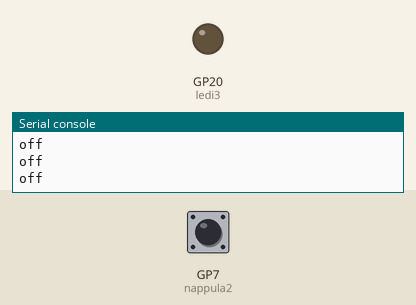
Bench run of a program on a simulated Raspberry Pi Pico running MicroPython. Parts: output pins drawn as LEDs (lit = HIGH), the last lines printed to the serial console. The inputs (shaded band) are chosen by the test bench; at power-on: GP7 (nappula2) HIGH.

Above: at 1.2 s.
1.3 s: GP7 (nappula2) pulled LOW for 0.15 s
At 1.7 s:
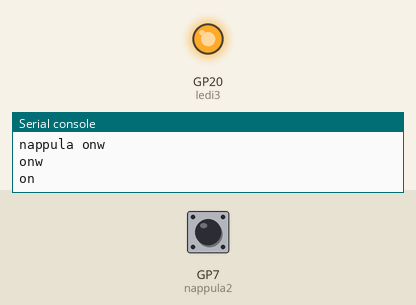
2.9 s: GP7 (nappula2) pulled LOW for 1 s
At 4.5 s:
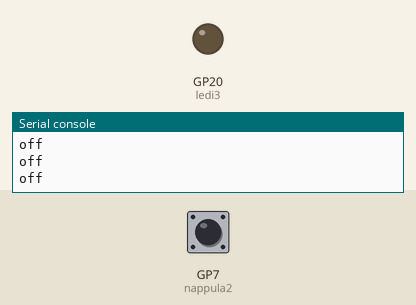
5.4 s: GP7 (nappula2) pulled LOW for 3.2 s
At 6.3 s:
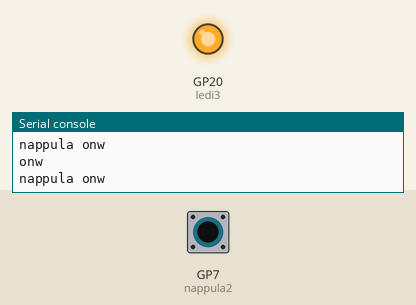
Timing chart, 0 to 8.4 s (numbered marks = the images above; inputs shaded):
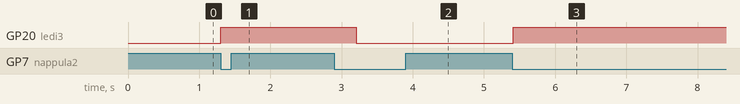

The program:

07_ASM.py
```python
from machine import Pin
import time

ledi3 = Pin(20, Pin.OUT)
nappula2 = Pin(7, Pin.IN, Pin.PULL_UP)

class ASM:
    def __init__(self, name, clkprd):
        self.name = name
        self.state = self.off
        self.delay = clkprd
        print(f"{self.name}{self.delay} is in state {self.state}.")

    def run(self):
        self.state()

    def off(self):
        time.sleep(self.delay)
        print("off")
        ledi3.value(0)
        if nappula2.value() == 0:
            print("nappula off")
            ledi3.value(1)
            self.state = self.onw


    def onw(self):
        time.sleep(self.delay)
        print("onw")
        ledi3.value(1)
        if nappula2.value() == 0:
            print("nappula onw")
            self.state = self.onw
        else:
            self.state = self.on


    def on(self):
        time.sleep(self.delay)
        print("on")
        ledi3.value(1)
        if nappula2.value() == 0:
            print("nappula on")
            self.state = self.offw
        time.sleep(self.delay)

    def offw(self):
        time.sleep(self.delay)
        print("offw")
        ledi3.value(0)
        if nappula2.value() == 0:
            print("nappula offw")
            self.state = self.offw
        else:
            self.state = self.off

#Main program:

light_machine = ASM("light_machine", 0.1)
while True:

    light_machine.run()
```

Measured:
- after the input at 1.3 s, GP20 (ledi3): LOW → HIGH at once
- after the input at 2.9 s, GP20 (ledi3): HIGH → LOW after 0.31 s
- after the input at 5.4 s, GP20 (ledi3): LOW → HIGH at once
